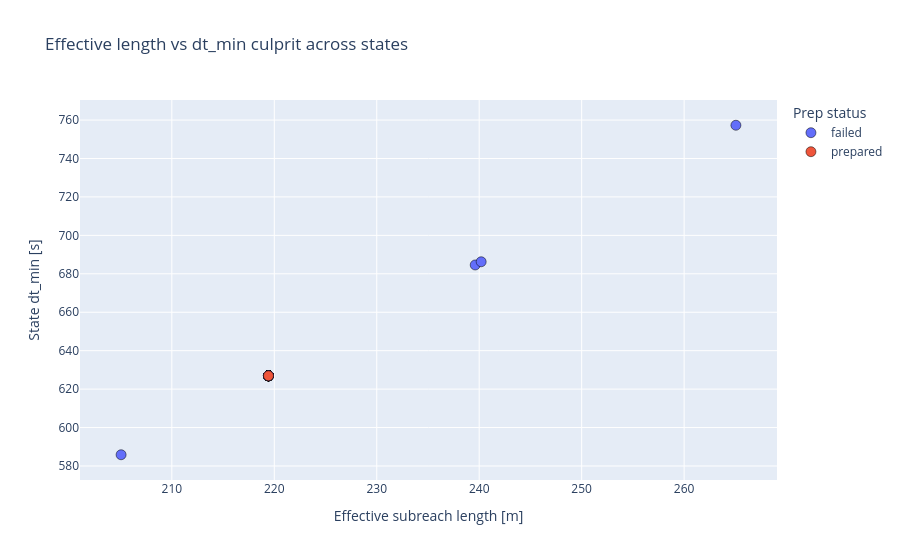

Notebook code for this chart:
### Markdown cell above
## Effective Length vs `dt_min`

### Code cell
fig = plot_effective_length_vs_dt(tail_df, tail="dt_min")
fig.show()

### Figure 1 — Plotly figure (JSON) as saved in the notebook; plotly's stock layout.template omitted (floating-point values rounded to 4 significant figures; data arrays with more than 128 entries replaced by an {"elided": "..."} marker saying what was removed)
{"data": [{"customdata": {"elided": "26x10 mixed values"}, "hovertemplate": "Prep status=failed<br>Effective subreach length [m]=%{x}<br>State dt_min [s]=%{y}<br>example_id=%{customdata[0]}<br>state_id=%{customdata[1]}<br>parent_link_id=%{customdata[2]}<br>id_link=%{customdata[3]}<br>subreach_index=%{customdata[4]}<br>rapid_k=%{customdata[5]}<br>rapid_celerity_mps=%{customdata[6]}<br>rapid_width_m=%{customdata[7]}<br>rapid_subreach_width_m=%{customdata[8]}<br>slope_used=%{customdata[9]}<extra></extra>", "legendgroup": "failed", "marker": {"color": "#636efa", "line": {"color": "black", "width": 0.5}, "size": 10, "symbol": "circle"}, "mode": "markers", "name": "failed", "orientation": "v", "showlegend": true, "type": "scatter", "x": [219.4, 219.4, 219.4, 219.4, 265.1, 219.4, 219.4, 219.4, 219.4, 219.4, 219.4, 239.6, 219.4, 219.4, 219.4, 219.4, 219.4, 219.4, 240.2, 219.4, 205.0, 219.4, 219.4, 219.4, 219.4, 219.4], "xaxis": "x", "y": [626.9, 626.9, 626.9, 626.9, 757.3, 626.9, 626.9, 626.9, 626.9, 626.9, 626.9, 684.6, 626.9, 626.9, 626.9, 626.9, 626.9, 626.9, 686.3, 626.9, 585.9, 626.9, 626.9, 626.9, 626.9, 626.9], "yaxis": "y"}, {"customdata": [["21", "S012_unit_14", 4, 4, 4, 3135.0, 0.07, 254.4, 254.4, 9.075e-05]], "hovertemplate": "Prep status=prepared<br>Effective subreach length [m]=%{x}<br>State dt_min [s]=%{y}<br>example_id=%{customdata[0]}<br>state_id=%{customdata[1]}<br>parent_link_id=%{customdata[2]}<br>id_link=%{customdata[3]}<br>subreach_index=%{customdata[4]}<br>rapid_k=%{customdata[5]}<br>rapid_celerity_mps=%{customdata[6]}<br>rapid_width_m=%{customdata[7]}<br>rapid_subreach_width_m=%{customdata[8]}<br>slope_used=%{customdata[9]}<extra></extra>", "legendgroup": "prepared", "marker": {"color": "#EF553B", "line": {"color": "black", "width": 0.5}, "size": 10, "symbol": "circle"}, "mode": "markers", "name": "prepared", "orientation": "v", "showlegend": true, "type": "scatter", "x": [219.4], "xaxis": "x", "y": [626.9], "yaxis": "y"}], "layout": {"legend": {"title": {"text": "Prep status"}, "tracegroupgap": 0}, "title": {"text": "Effective length vs dt_min culprit across states"}, "xaxis": {"anchor": "y", "domain": [0, 1], "title": {"text": "Effective subreach length [m]"}}, "yaxis": {"anchor": "x", "domain": [0, 1], "title": {"text": "State dt_min [s]"}}}}
